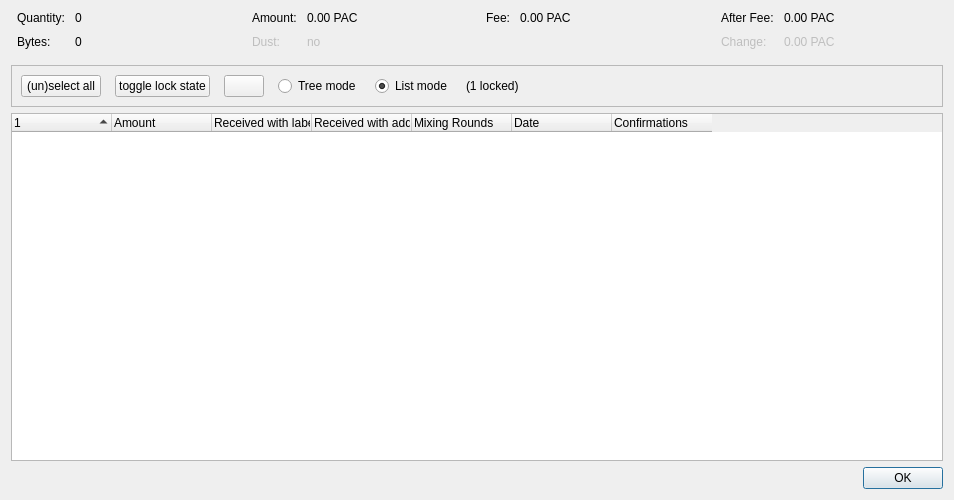
<?xml version="1.0" encoding="UTF-8"?>
<ui version="4.0">
 <class>CoinControlDialog</class>
 <widget class="QDialog" name="CoinControlDialog">
  <property name="geometry">
   <rect>
    <x>0</x>
    <y>0</y>
    <width>954</width>
    <height>500</height>
   </rect>
  </property>
  <property name="windowTitle">
   <string>Coin Selection</string>
  </property>
  <layout class="QVBoxLayout" name="verticalLayout">
   <item>
    <layout class="QHBoxLayout" name="horizontalLayoutTop" stretch="0,0,0,0">
     <property name="topMargin">
      <number>0</number>
     </property>
     <property name="bottomMargin">
      <number>10</number>
     </property>
     <item>
      <layout class="QFormLayout" name="formLayoutCoinControl1">
       <property name="horizontalSpacing">
        <number>10</number>
       </property>
       <property name="verticalSpacing">
        <number>10</number>
       </property>
       <property name="leftMargin">
        <number>6</number>
       </property>
       <property name="rightMargin">
        <number>6</number>
       </property>
       <item row="0" column="0">
        <widget class="QLabel" name="labelCoinControlQuantityText">
         <property name="text">
          <string>Quantity:</string>
         </property>
        </widget>
       </item>
       <item row="0" column="1">
        <widget class="QLabel" name="labelCoinControlQuantity">
         <property name="cursor">
          <cursorShape>IBeamCursor</cursorShape>
         </property>
         <property name="contextMenuPolicy">
          <enum>Qt::ActionsContextMenu</enum>
         </property>
         <property name="text">
          <string notr="true">0</string>
         </property>
         <property name="textInteractionFlags">
          <set>Qt::LinksAccessibleByMouse|Qt::TextSelectableByKeyboard|Qt::TextSelectableByMouse</set>
         </property>
        </widget>
       </item>
       <item row="1" column="0">
        <widget class="QLabel" name="labelCoinControlBytesText">
         <property name="text">
          <string>Bytes:</string>
         </property>
        </widget>
       </item>
       <item row="1" column="1">
        <widget class="QLabel" name="labelCoinControlBytes">
         <property name="cursor">
          <cursorShape>IBeamCursor</cursorShape>
         </property>
         <property name="contextMenuPolicy">
          <enum>Qt::ActionsContextMenu</enum>
         </property>
         <property name="text">
          <string notr="true">0</string>
         </property>
         <property name="textInteractionFlags">
          <set>Qt::LinksAccessibleByMouse|Qt::TextSelectableByKeyboard|Qt::TextSelectableByMouse</set>
         </property>
        </widget>
       </item>
      </layout>
     </item>
     <item>
      <layout class="QFormLayout" name="formLayoutCoinControl2">
       <property name="horizontalSpacing">
        <number>10</number>
       </property>
       <property name="verticalSpacing">
        <number>10</number>
       </property>
       <property name="leftMargin">
        <number>6</number>
       </property>
       <property name="rightMargin">
        <number>6</number>
       </property>
       <item row="0" column="0">
        <widget class="QLabel" name="labelCoinControlAmountText">
         <property name="text">
          <string>Amount:</string>
         </property>
        </widget>
       </item>
       <item row="0" column="1">
        <widget class="QLabel" name="labelCoinControlAmount">
         <property name="cursor">
          <cursorShape>IBeamCursor</cursorShape>
         </property>
         <property name="contextMenuPolicy">
          <enum>Qt::ActionsContextMenu</enum>
         </property>
         <property name="text">
          <string notr="true">0.00 PAC</string>
         </property>
         <property name="textInteractionFlags">
          <set>Qt::LinksAccessibleByMouse|Qt::TextSelectableByKeyboard|Qt::TextSelectableByMouse</set>
         </property>
        </widget>
       </item>
       <item row="1" column="0">
        <widget class="QLabel" name="labelCoinControlLowOutputText">
         <property name="enabled">
          <bool>false</bool>
         </property>
         <property name="text">
          <string>Dust:</string>
         </property>
        </widget>
       </item>
       <item row="1" column="1">
        <widget class="QLabel" name="labelCoinControlLowOutput">
         <property name="enabled">
          <bool>false</bool>
         </property>
         <property name="cursor">
          <cursorShape>IBeamCursor</cursorShape>
         </property>
         <property name="contextMenuPolicy">
          <enum>Qt::ActionsContextMenu</enum>
         </property>
         <property name="text">
          <string notr="true">no</string>
         </property>
         <property name="textInteractionFlags">
          <set>Qt::LinksAccessibleByMouse|Qt::TextSelectableByKeyboard|Qt::TextSelectableByMouse</set>
         </property>
        </widget>
       </item>
      </layout>
     </item>
     <item>
      <layout class="QFormLayout" name="formLayoutCoinControl3">
       <property name="horizontalSpacing">
        <number>10</number>
       </property>
       <property name="verticalSpacing">
        <number>10</number>
       </property>
       <property name="leftMargin">
        <number>6</number>
       </property>
       <property name="rightMargin">
        <number>6</number>
       </property>
       <item row="0" column="0">
        <widget class="QLabel" name="labelCoinControlFeeText">
         <property name="text">
          <string>Fee:</string>
         </property>
        </widget>
       </item>
       <item row="0" column="1">
        <widget class="QLabel" name="labelCoinControlFee">
         <property name="cursor">
          <cursorShape>IBeamCursor</cursorShape>
         </property>
         <property name="contextMenuPolicy">
          <enum>Qt::ActionsContextMenu</enum>
         </property>
         <property name="text">
          <string notr="true">0.00 PAC</string>
         </property>
         <property name="textInteractionFlags">
          <set>Qt::LinksAccessibleByMouse|Qt::TextSelectableByKeyboard|Qt::TextSelectableByMouse</set>
         </property>
        </widget>
       </item>
      </layout>
     </item>
     <item>
      <layout class="QFormLayout" name="formLayoutCoinControl4">
       <property name="horizontalSpacing">
        <number>10</number>
       </property>
       <property name="verticalSpacing">
        <number>10</number>
       </property>
       <property name="leftMargin">
        <number>6</number>
       </property>
       <property name="rightMargin">
        <number>6</number>
       </property>
       <item row="0" column="0">
        <widget class="QLabel" name="labelCoinControlAfterFeeText">
         <property name="text">
          <string>After Fee:</string>
         </property>
        </widget>
       </item>
       <item row="0" column="1">
        <widget class="QLabel" name="labelCoinControlAfterFee">
         <property name="cursor">
          <cursorShape>IBeamCursor</cursorShape>
         </property>
         <property name="contextMenuPolicy">
          <enum>Qt::ActionsContextMenu</enum>
         </property>
         <property name="text">
          <string notr="true">0.00 PAC</string>
         </property>
         <property name="textInteractionFlags">
          <set>Qt::LinksAccessibleByMouse|Qt::TextSelectableByKeyboard|Qt::TextSelectableByMouse</set>
         </property>
        </widget>
       </item>
       <item row="1" column="0">
        <widget class="QLabel" name="labelCoinControlChangeText">
         <property name="enabled">
          <bool>false</bool>
         </property>
         <property name="text">
          <string>Change:</string>
         </property>
        </widget>
       </item>
       <item row="1" column="1">
        <widget class="QLabel" name="labelCoinControlChange">
         <property name="enabled">
          <bool>false</bool>
         </property>
         <property name="cursor">
          <cursorShape>IBeamCursor</cursorShape>
         </property>
         <property name="contextMenuPolicy">
          <enum>Qt::ActionsContextMenu</enum>
         </property>
         <property name="text">
          <string notr="true">0.00 PAC</string>
         </property>
         <property name="textInteractionFlags">
          <set>Qt::LinksAccessibleByMouse|Qt::TextSelectableByKeyboard|Qt::TextSelectableByMouse</set>
         </property>
        </widget>
       </item>
      </layout>
     </item>
    </layout>
   </item>
   <item>
    <widget class="QFrame" name="frame">
     <property name="minimumSize">
      <size>
       <width>0</width>
       <height>40</height>
      </size>
     </property>
     <property name="frameShape">
      <enum>QFrame::StyledPanel</enum>
     </property>
     <property name="frameShadow">
      <enum>QFrame::Sunken</enum>
     </property>
     <layout class="QHBoxLayout" name="horizontalLayout">
      <item>
       <layout class="QHBoxLayout" name="horizontalLayoutPanel" stretch="0,0,0,0,0,0,0">
        <property name="spacing">
         <number>14</number>
        </property>
        <item>
         <widget class="QPushButton" name="pushButtonSelectAll">
          <property name="sizePolicy">
           <sizepolicy hsizetype="Maximum" vsizetype="Fixed">
            <horstretch>0</horstretch>
            <verstretch>0</verstretch>
           </sizepolicy>
          </property>
          <property name="text">
           <string>(un)select all</string>
          </property>
          <property name="autoDefault">
           <bool>false</bool>
          </property>
         </widget>
        </item>
        <item>
         <widget class="QPushButton" name="pushButtonToggleLock">
          <property name="sizePolicy">
           <sizepolicy hsizetype="Maximum" vsizetype="Fixed">
            <horstretch>0</horstretch>
            <verstretch>0</verstretch>
           </sizepolicy>
          </property>
          <property name="text">
           <string>toggle lock state</string>
          </property>
          <property name="autoDefault">
           <bool>false</bool>
          </property>
         </widget>
        </item>
        <item>
         <widget class="QPushButton" name="hideButton">
          <property name="sizePolicy">
           <sizepolicy hsizetype="Maximum" vsizetype="Fixed">
            <horstretch>0</horstretch>
            <verstretch>0</verstretch>
           </sizepolicy>
          </property>
          <property name="text">
           <string/>
          </property>
          <property name="autoDefault">
           <bool>false</bool>
          </property>
         </widget>
        </item>
        <item>
         <widget class="QRadioButton" name="radioTreeMode">
          <property name="sizePolicy">
           <sizepolicy hsizetype="Maximum" vsizetype="Fixed">
            <horstretch>0</horstretch>
            <verstretch>0</verstretch>
           </sizepolicy>
          </property>
          <property name="text">
           <string>Tree mode</string>
          </property>
         </widget>
        </item>
        <item>
         <widget class="QRadioButton" name="radioListMode">
          <property name="sizePolicy">
           <sizepolicy hsizetype="Maximum" vsizetype="Fixed">
            <horstretch>0</horstretch>
            <verstretch>0</verstretch>
           </sizepolicy>
          </property>
          <property name="text">
           <string>List mode</string>
          </property>
          <property name="checked">
           <bool>true</bool>
          </property>
         </widget>
        </item>
        <item>
         <widget class="QLabel" name="labelLocked">
          <property name="text">
           <string>(1 locked)</string>
          </property>
         </widget>
        </item>
        <item>
         <spacer name="horizontalSpacer">
          <property name="orientation">
           <enum>Qt::Horizontal</enum>
          </property>
          <property name="sizeHint" stdset="0">
           <size>
            <width>40</width>
            <height>20</height>
           </size>
          </property>
         </spacer>
        </item>
       </layout>
      </item>
     </layout>
    </widget>
   </item>
   <item>
    <widget class="CoinControlTreeWidget" name="treeWidget">
     <property name="contextMenuPolicy">
      <enum>Qt::CustomContextMenu</enum>
     </property>
     <property name="sortingEnabled">
      <bool>false</bool>
     </property>
     <property name="columnCount">
      <number>7</number>
     </property>
     <attribute name="headerShowSortIndicator" stdset="0">
      <bool>true</bool>
     </attribute>
     <attribute name="headerStretchLastSection">
      <bool>false</bool>
     </attribute>
     <column>
      <property name="text">
       <string/>
      </property>
     </column>
     <column>
      <property name="text">
       <string>Amount</string>
      </property>
     </column>
     <column>
      <property name="text">
       <string>Received with label</string>
      </property>
     </column>
     <column>
      <property name="text">
       <string>Received with address</string>
      </property>
     </column>
     <column>
      <property name="text">
       <string>Mixing Rounds</string>
      </property>
     </column>
     <column>
      <property name="text">
       <string>Date</string>
      </property>
     </column>
     <column>
      <property name="text">
       <string>Confirmations</string>
      </property>
      <property name="toolTip">
       <string>Confirmed</string>
      </property>
     </column>
    </widget>
   </item>
   <item>
    <widget class="QDialogButtonBox" name="buttonBox">
     <property name="orientation">
      <enum>Qt::Horizontal</enum>
     </property>
     <property name="standardButtons">
      <set>QDialogButtonBox::Ok</set>
     </property>
    </widget>
   </item>
  </layout>
 </widget>
 <customwidgets>
  <customwidget>
   <class>CoinControlTreeWidget</class>
   <extends>QTreeWidget</extends>
   <header>qt/coincontroltreewidget.h</header>
  </customwidget>
 </customwidgets>
 <resources/>
 <connections/>
</ui>
